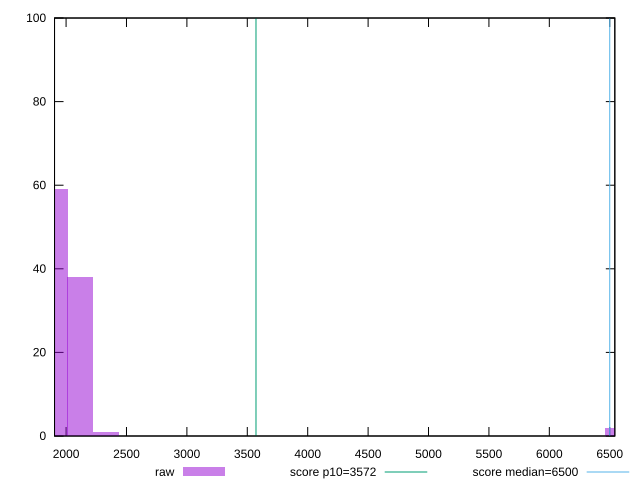

The gnuplot source for this figure:
reset

$raw <<EOF
2329.393540818968 1
1905.8674424882468 59
2117.6304916536074 38
6564.654524126183 2
EOF

set key outside below
set boxwidth 211.76304916536074
set xrange [1904.4263500000002:6542.141999999999]
set yrange [0:100]
set trange [0:100]
set style fill transparent solid 0.5 noborder

set parametric
set terminal svg size 640, 490 enhanced background rgb 'white'
set output "report_00018_2021-02-10T15-25-16.877Z/first-cpu-idle/samples/pages+cached+noadtech+nomedia/raw/histogram.svg"

plot $raw title "raw" with boxes, \
     3572,t title "score p10=3572", \
     6500,t title "score median=6500"

reset
